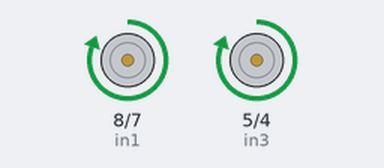
Bench run of a sketch on a simulated Arduino Uno, built with avr-gcc and run on an emulated ATmega328P. Shown: motor-driver pin pairs drawn as motors (green arrow = first pin HIGH = forward, orange = second pin HIGH = backward, longer = more drive, scaled by the enable pin).

Above: at 0.1 s.
At 11.55 s:
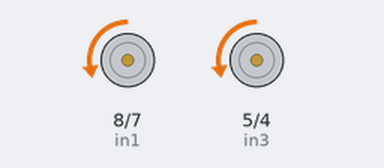
At 24.7 s:
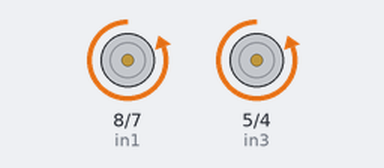
At 35.3 s:
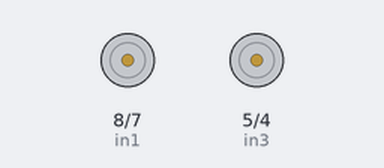
Timing chart, 0 to 36.8 s (numbered marks = the images above):
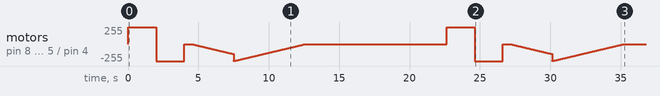

The sketch:

T1_Lab-4_Motor_Control_with_L298N_and_Arduino_Students.ino
```cpp
// EE3600 / 3700 Design-III
// Motor A connections
int enA = 9;
int in1 = 8;
int in2 = 7;

int in3 = 5;
int in4 = 4;
int enB = 3;

void setup() {

  pinMode(enA, OUTPUT);
  pinMode(enB, OUTPUT);
  pinMode(in1, OUTPUT);
  pinMode(in2, OUTPUT);
  pinMode(in3, OUTPUT);
  pinMode(in4, OUTPUT);


  digitalWrite(in1, LOW);
  digitalWrite(in2, LOW);
  digitalWrite(in3, LOW);
  digitalWrite(in4, LOW);
}

void loop() {
  directionControl();
  delay(500);
  speedControl();
  delay(10000);
}

void directionControl() {

  analogWrite (enA, 255);
  analogWrite (enB, 255);


  digitalWrite(in1, HIGH);
  digitalWrite(in2, LOW);
  digitalWrite(in3, HIGH);
  digitalWrite(in4, LOW);
  delay(2000);


  digitalWrite(in1, LOW);
  digitalWrite(in2, HIGH);
  digitalWrite(in3, LOW);
  digitalWrite(in4, HIGH);
  delay(2000);

  digitalWrite(in1, LOW);
  digitalWrite(in2, LOW);
  digitalWrite(in3, LOW);
  digitalWrite(in4, LOW);
}


void speedControl() {
  // Turn on motors
  digitalWrite(in1, LOW);
  digitalWrite(in2, HIGH);
  digitalWrite(in3, LOW);
  digitalWrite(in4, HIGH);


  for (int i = 0; i < 150; i++) {
    analogWrite(enA, i);
    analogWrite(enB, i);
    delay(20);
  }


  for (int i = 255; i >= 0; --i) {
  analogWrite(enA, i);
    analogWrite(enB, i);
    delay(20);
  }


  digitalWrite(in1, LOW);
  digitalWrite(in2, LOW);
  digitalWrite(in3, LOW);
  digitalWrite(in4, LOW);
}
// EE3600 / 3700 Design-III
```
